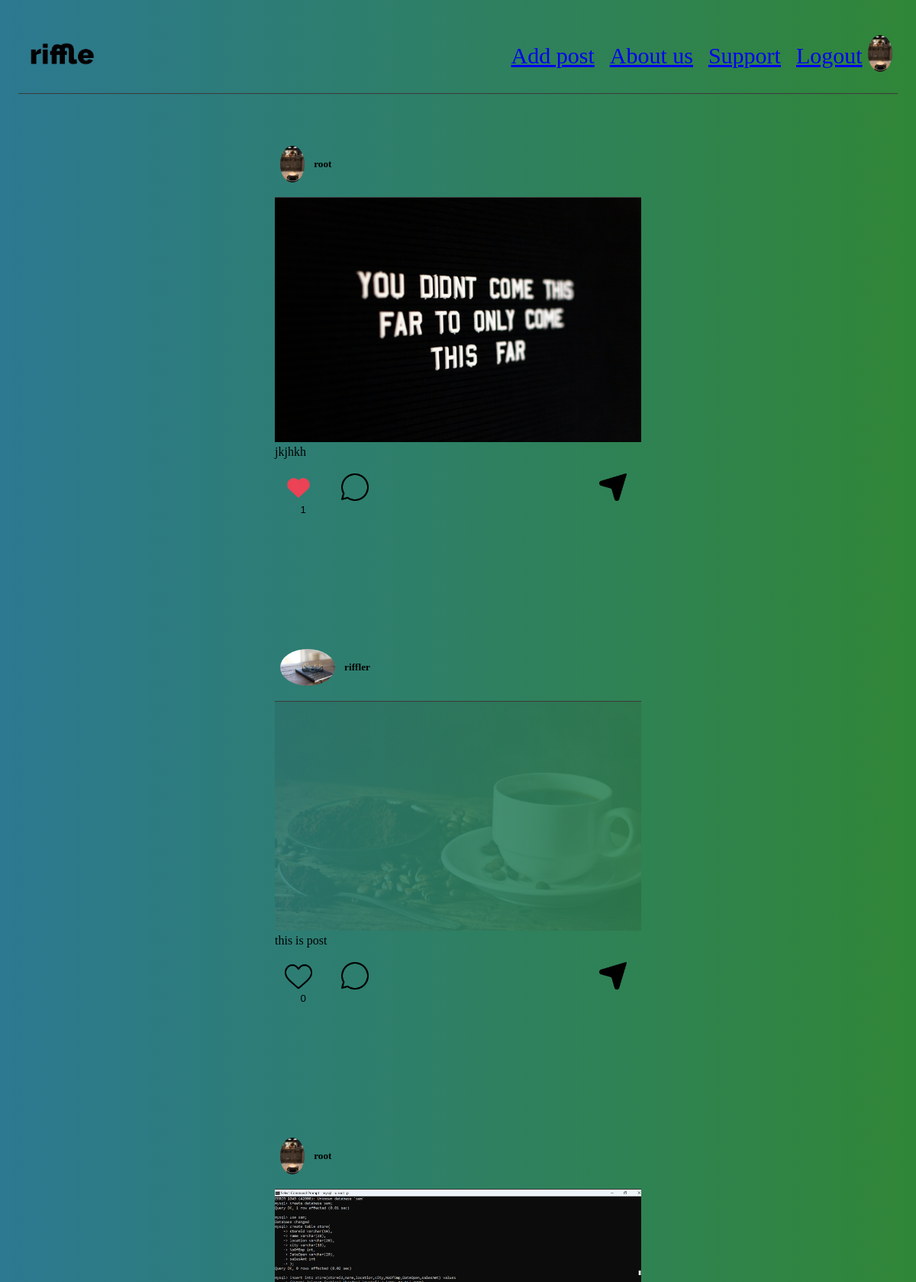
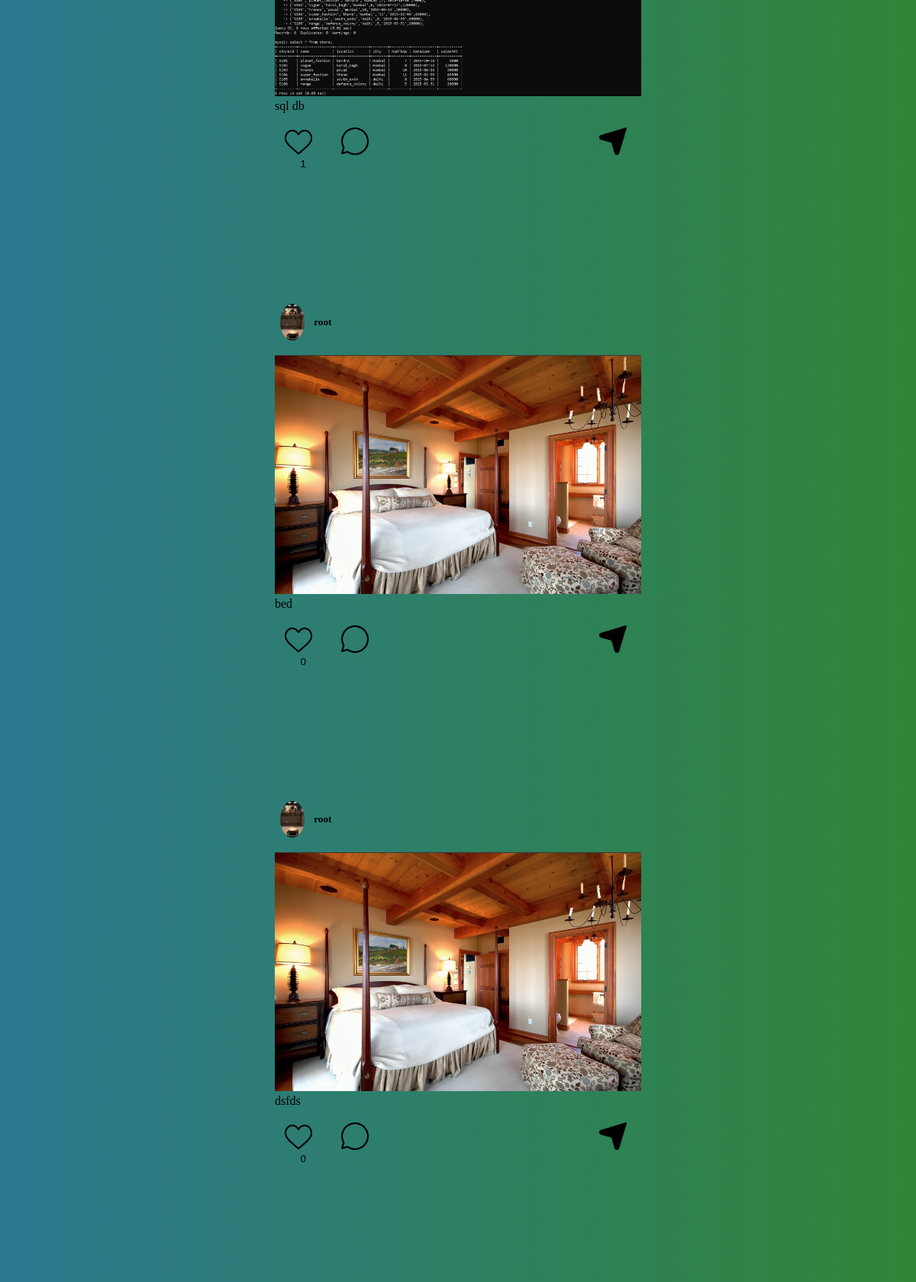
Screenshot of / (signed in, upper part) with the database file from the repository (2 pictures, top to bottom).
### customusermodel/models.py (models this page shows)
class User(AbstractUser):
    email_token = models.CharField(max_length=255, unique=True, null=True, blank=True, verbose_name='Email Token')
    dob = models.DateField(null=True, blank=True, verbose_name='Date of Birth')
    GENDER_CHOICES = (
        ('female', 'Female'),
        ('male', 'Male'),
        ('others', 'Others'),
    )
    gender = models.CharField(max_length=20,blank=True, choices=GENDER_CHOICES, null=True, verbose_name='Gender')
    profile_pic = models.ImageField(upload_to='avatars/', null=True, blank=True, verbose_name='Profile Picture')
    bio = models.CharField(max_length=100, null=True, blank=True, verbose_name='Bio')
    city = models.CharField(max_length=50, null=True, blank=True, verbose_name='City')
    country = models.CharField(max_length=50, null=True, blank=True, verbose_name='Country')
    last_logout_time = models.DateTimeField(null=True, blank=True, verbose_name='Last Logout Time')
    is_online = models.BooleanField(default=False, verbose_name='Is Online')
    created_at = models.DateField(auto_now_add=True, verbose_name='Creation Date')
    updated_at = models.DateField(auto_now=True, verbose_name='Last Update Date')
    email_activated = models.BooleanField(default=False, verbose_name='Email Activated')
    groups = models.ManyToManyField(Group,null=True ,blank=True, related_name='customuser_groups')
    is_completed = models.BooleanField(default=False,verbose_name = 'iscompleted' )
    user_permissions = models.ManyToManyField(Permission,null=True ,blank=True, related_name='customuser_user_permissions')
    def __str__(self):
        return self.username

### socialmedia/models.py (models this page shows, shortened)
class Post(models.Model):
    post_user = models.ForeignKey(User,on_delete=models.CASCADE,null = True,blank=True ,verbose_name='User')
    description = models.CharField(max_length=100, verbose_name='Post Description')
    image = models.ImageField(max_length=500,upload_to='Post', verbose_name='Image')
    created_at = models.DateField(auto_now_add=True, verbose_name='Creation Timestamp')
    updated_at = models.DateField(auto_now=True, verbose_name='Last Updated Timestamp')
    likes = models.ManyToManyField(User,related_name='socialmedia.Like.posts+',blank=True,null=True)

### home/views.py (the view)
# urls.py: path("",views.homepage,name="homepage"),
def homepage(request):
    user= request.user
    context = data(request)
    if user.is_authenticated and not user.is_completed:
     messages.error(request,'complete your profile')
     return redirect('editprofile')
    return render(request,'home_page.html',context)

### socialmedia/views.py (called while the page is built)
def data(request):
    lastfeed=None
    if request.user.is_authenticated:
        myposts = Post.objects.filter(post_user=request.user)
        count=myposts.count()
        if myposts:
            lastfeed=myposts[0].created_at
    else:
        count=lastfeed=0
    posts = Post.objects.all()
    comments=Comment.objects.all()
    context = {
        'posts': posts,
        'count': count,
        'lastfeed': lastfeed,
        'comments':comments
    }
    return context

### templates/home_page.html (shortened to what this page needs)
{% extends 'base.html' %}
{% block 'main' %}
   {% for post in posts reversed %}
    <div id="post">
        <div id="header">
            <li id="header_content">
                {% if post.post_user.profile_pic %}
                <img id="user_pic_1" class="user_pic" src="{{post.post_user.profile_pic.url}}" alt="">
                {% else %}
               <img id="profile_pic" src="../static/images/profile_pic.jpg" alt="User profile picture">
               {% endif %}
                <h5>{{ post.post_user.username }}</h5>
            </li>
        </div>
        <div>
            <img id="post_pic" src="{{post.image.url}}" alt="">
        </div>
        <p>{{ post.description }}</p>
  {% if user.is_authenticated %}
        <div class="footer1">
            <li class="footer_content" id="footer_content">
                {% if request.user.is_authenticated %}
                <form method="post" action="{% url 'like-post' post.id %}">
                  <button type="submit" class="like-button {% if request.user in post.likes.all %}liked{% endif %}">
                      {% if request.user in post.likes.all %}<img id="user_pic_2" class=actions src="../static/images/liked.png" alt="">{% else %}<img id="user_pic_2" class=actions src="../static/images/like.png" alt="">{% endif %}
                    <p>{{ post.likes.count }}</p>
                  </button>
              </form>
             {% endif %}
                <img id="commenticon" onclick="const a = (()=>{
                if (document.querySelector('#commentingform{{post.id}}').style.display == 'none'){
                 document.querySelector('#commentingform{{post.id}}').style.display='Block'
                }
                else{
                 document.querySelector('#commentingform{{post.id}}').style.display='none'
                }
                }); a()" class="actions" src="../static/images/comment.png" alt="">
            </li>
            <li class="footer_content">
                <img class="actions"  src="../static/images/send.png" alt="">
            </li>
        </div>
        <ul style="max-height: 100px; overflow-y: scroll; -ms-overflow-style: none;  /* IE and Edge */
        scrollbar-width: none; ">
            <ul>
                {% for comment in comments %}
                    {% if comment.post == post %}
                        <li>{%if request.user == comment.Commenting_user %} YOU{%else%}{{ comment.Commenting_user }}{%endif%} said: {{ comment.description }}</li>
                    {% endif %}
                    <br>
                {% endfor %}
            </ul>
        </ul>
        {% endif %}
    </div>
    {% endfor %}
{% endblock 'main' %}

### templates/base.html (shortened to what this page needs)
<!DOCTYPE html>
<html lang="en">
<head>
</head>
<body class="body">
    <header class="header" id="header">
        <img id="logo" src="../static/images/logor.png" alt="Wesite_logo">
        <div class="header">
            <a style="font-size: 30px;" href="{%url 'addpost' %}">Add post</a>
            <a style="font-size: 30px;" href="{%url 'aboutus' %}">About us</a>
            <a style="font-size: 30px;" href="{%url 'contactus' %}">Support</a>
            {% if user.is_authenticated %}
            <a style="font-size: 30px;" style="text-decoration: none;color:black;" href="{% url 'logout' %}">Logout<a>
                {% if user.profile_pic %}
               <a style="font-size: 30px;" href="{%url 'editprofile' %}"> <img id="profile_pic" src="{{user.profile_pic.url}}" alt="User profile picture"></a>
               {% else %}
               <a style="font-size: 30px;" href="{%url 'editprofile' %}"> <img id="profile_pic" src="../static/images/profile_pic.jpg" alt="User profile picture"></a>
               {% endif %}
                {% else %}
                <a style="font-size: 30px;" href="{% url 'login' %}"><img id="profile_pic" src="../static/images/profile_pic.jpg" alt="User profile picture"></a>
                {% endif %}
        </div>
    </header>
    {% block 'main' %}
    {% endblock 'main' %}
</body>
</html>

### templates/base.html (style rules this page uses)
* { margin: 0; }
.body { background: linear-gradient(90deg, rgb(44, 121, 145), rgb(48, 134, 55)); flex-direction: column; }
#logo { border: nn; width: fit-content; height: 5vmin; margin: 0.6vmin; }
.header { display: flex; justify-content: space-between; align-items: center; }
#header { border-bottom: 1px solid rgb(59, 58, 58); }
#profile_pic { border-radius: 50%; width: fit-content; height: 4vmin; margin: 0.6vmin; }
li img { width: fit-content; height: 2.8vmin; margin-right: 1vmin; }
li { display: inline-flex; justify-content: space-between; margin: 0.6vmin; }

### templates/home_page.html (style rules this page uses)
* { margin: 0; }
.body { padding: 2vmin; display: grid; grid-template-columns: repeat(1, 1fr); grid-gap: 4vmin; background: linear-gradient(90deg, rgb(44, 121, 145), rgb(48, 134, 55)); }
#post { margin: auto; display:flex; flex-direction: column; align-self: center; width: 40vmin; min-width: 40vmin; height: fit-content; min-width: 40vmin; }
#header { padding: 1vmin 0 1vmin 0; display: flex; justify-content: space-between; }
.user_pic { width: fit-content; height: 4vmin; margin-right: 1vmin; }
.actions { width: fit-content; height: 3vmin; margin-right: 1vmin; }
#user_pic_1 { border-radius: 50%; }
#header_content { list-style: none; display: flex; }
#post_pic { width: 40vmin; min-width: 40vmin; height: fit-content; object-fit: cover; }
h5 { display: flex; text-align: center; align-items: center; }
.footer_content { justify-content: space-between; display: flex; }
#footer_content { display: inline-flex; }
.footer1 { padding: 1vmin 0 0 0 ; display: flex; justify-content: space-between; }
.like-button { background: transparent; border: 0px; }
.like-button.liked { background: transparent; border: 0px; }

### rows the page displays
User: profile_pic (picture)
Post: post_user.profile_pic (picture), post_user.username "root", image (picture), description "jkjhkh", likes.count "1"
Post: post_user.profile_pic (picture), post_user.username "riffler", image (picture), description "this is post", likes.count "0"
Post: post_user.profile_pic (picture), post_user.username "root", image (picture), description "sql db", likes.count "1"
Post: post_user.profile_pic (picture), post_user.username "root", image (picture), description "bed", likes.count "0"
Post: post_user.profile_pic (picture), post_user.username "root", image (picture), description "dsfds", likes.count "0"
